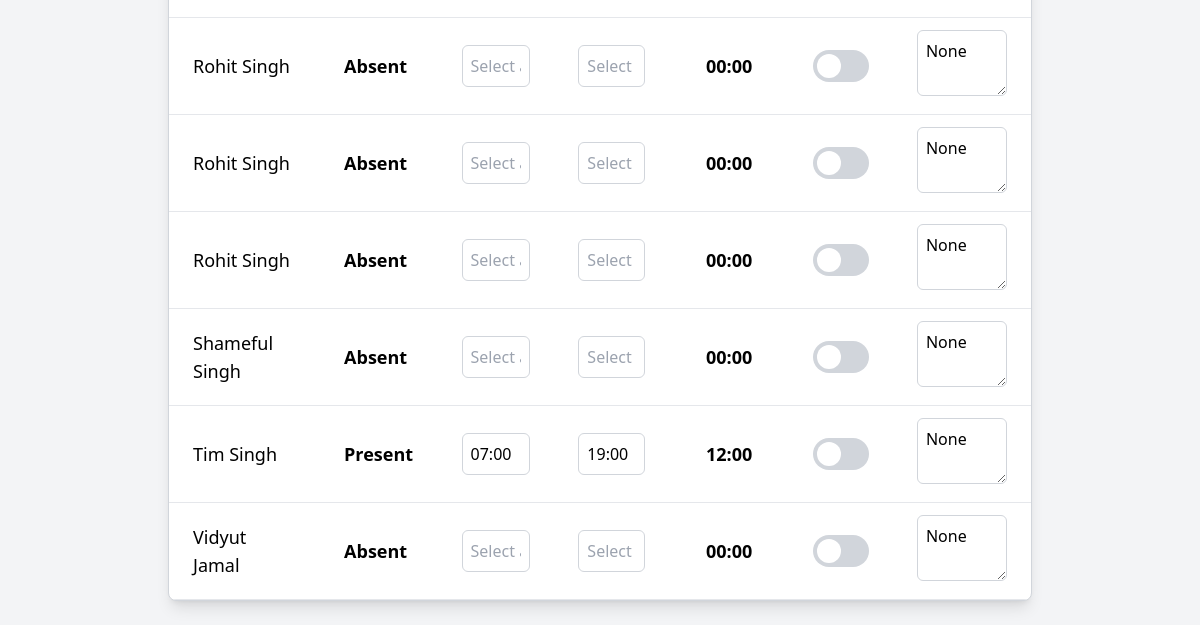
Page /attendance/ (signed in, lower part) on the earlier database version.
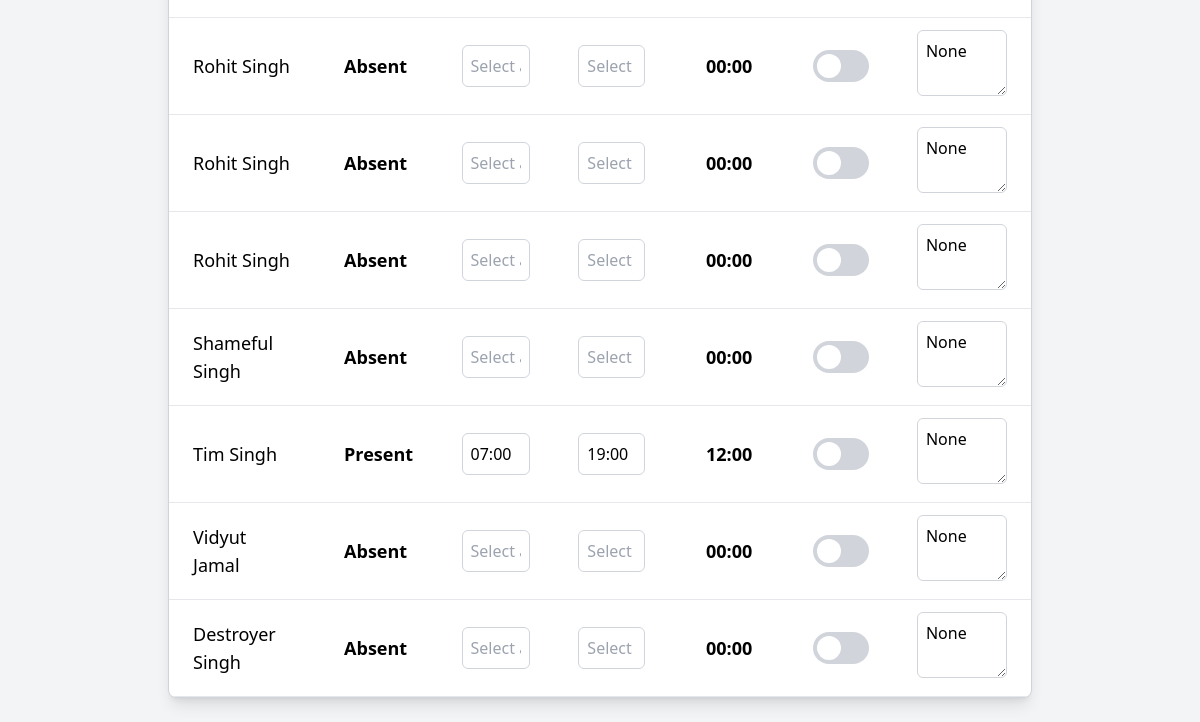
Same page on the later database version.
### students/models.py (models this page shows, shortened)
class StudentProfile(models.Model):
    SHIFT_CHOICES = [
        ('Weekdays', 'Weekdays'),
        ('Weekends', 'Weekends'),
    ]
    WEEKDAYS_CHOICES = [
        ('Monday', 'Monday'),
        ('Tuesday', 'Tuesday'),
        ('Wednesday', 'Wednesday'),
        ('Thursday', 'Thursday'),
        ('Friday', 'Friday'),
    ]
    first_name = models.CharField(max_length=100)
    last_name = models.CharField(max_length=100)
    phone = models.CharField(max_length=15, default='')
    email = models.EmailField(unique=True)
    college_contact_person = models.EmailField(default='', blank=True)
    school = models.CharField(max_length=100)
    college = models.ForeignKey(College, on_delete=models.SET_NULL, null=True, blank=True)
    lchaim_training_completed = models.BooleanField(default=False)
    police_check = models.BooleanField(default=False)
    med_docs = models.BooleanField(default=False)
    hours_requested = models.IntegerField(null=True)
    hours_completed = models.PositiveIntegerField(default=0)
    shift_requested = models.CharField(max_length=10, choices=SHIFT_CHOICES)
    weekdays_selected = models.TextField(null=True, blank=True)
    assigned_shift = models.ForeignKey(Shift, on_delete=models.SET_NULL, null=True, blank=True, related_name="students")
    start_date = models.DateField(null=True)
    end_date = models.DateField(null=True)
    lchaim_orientation_date = models.ForeignKey(OrientationDate, on_delete=models.SET_NULL, null=True, blank=True)
    skills_book_completed = models.BooleanField(default=False)
    comments = models.TextField(blank=True, null=True)
    status = models.CharField(
        max_length=10,
        choices=[('Training', 'Training'), ('Graduated', 'Graduated')],
        default='Training'
    )

class VolunteerLog(models.Model):
    student = models.ForeignKey(StudentProfile, on_delete=models.CASCADE, related_name="volunteer_logs")
    date = models.DateField()
    shift = models.ForeignKey(Shift, on_delete=models.SET_NULL, null=True, blank=True)
    start_time = models.TimeField(null=True, blank=True)
    end_time = models.TimeField(null=True, blank=True)
    hours_worked = models.DecimalField(max_digits=5, decimal_places=2, null=True)
    status = models.CharField(max_length=10, choices=[('Present', 'Present'), ('Absent', 'Absent')], default='Absent')
    notes = models.TextField(blank=True, null=True)
    class Meta:
        ordering = ['date']

### students/views.py (the view)
    def wrap(request, *args, **kwargs):
        if not request.user.groups.filter(name='Admin').exists():
            return redirect('student_profile_list')
        return function(request, *args, **kwargs)

### students/views.py (called while the page is built)
def admin_required(function):
    def wrap(request, *args, **kwargs):
        if not request.user.groups.filter(name='Admin').exists():
            return redirect('student_profile_list')
        return function(request, *args, **kwargs)
    return wrap

### students/templates/attendance/attendance.html (shortened to what this page needs)
<!DOCTYPE html>
<html lang="en">
<head>
    <link href="https://cdn.jsdelivr.net/npm/tailwindcss@2.0.4/dist/tailwind.min.css" rel="stylesheet">
    <link rel="stylesheet" href="https://weareoutman.github.io/clockpicker/dist/jquery-clockpicker.min.css">
</head>
<body class="bg-gray-100 font-sans">
    {% include 'navbar.html' %}
    <div class="container mx-auto mt-16 px-6 lg:px-20 py-6">
        <div class="overflow-x-auto bg-white border border-gray-300 rounded-lg shadow-lg">
            <table class="w-full table-auto" id="attendance-table">
                <tbody>
                    {% for student_log in students %}
                    <tr class="border-b hover:bg-gray-50">
                        <td class="px-6 py-3 text-lg">{{ student_log.student.first_name }} {{ student_log.student.last_name }}</td>
                        <td class="px-6 py-3">
                            <span class="status-text text-lg font-semibold"
                                data-student-id="{{ student_log.student.id }}">
                                {{ student_log.log.status|default:'Present' }}
                            </span>
                        </td>
                        <td class="px-6 py-3">
                            <input type="text" name="time" class="from-time clockpicker w-full p-2 border border-gray-300 rounded-md"
                                data-student-id="{{ student_log.student.id }}" placeholder="Select a time"
                                value="{{ student_log.log.start_time|time:'H:i' }}" onchange="calculateAndSaveHours(this)">
                        </td>
                        <td class="px-6 py-3">
                            <input type="text" name="time" class="to-time clockpicker w-full p-2 border border-gray-300 rounded-md"
                                data-student-id="{{ student_log.student.id }}" placeholder="Select a time"
                                value="{{ student_log.log.end_time|time:'H:i' }}" onchange="calculateAndSaveHours(this)">
                        </td>
                        <td class="px-6 py-3 text-center">
                            <span class="hours-worked text-lg font-semibold"
                                data-student-id="{{ student_log.student.id }}">
                                {{ student_log.log.hours_worked|default:0 }}
                            </span>
                        </td>
                        <td class="px-6 py-3">
                            <label class="flex items-center cursor-pointer">
                                <div class="relative">
                                    <div class="block bg-gray-300 w-14 h-8 rounded-full transition-colors duration-300"></div>
                                    <div class="dot absolute left-1 top-1 bg-white w-6 h-6 rounded-full transition-transform duration-300"></div>
                                </div>
                            </label>
                        </td>
                        <td class="px-6 py-3">
                            <textarea name="notes" class="remarks-field w-full p-2 border border-gray-300 rounded-md"
                                data-student-id="{{ student_log.student.id }}"
                                oninput="saveAttendance(this)">{{ student_log.log.notes }}</textarea>
                        </td>
                    </tr>
                    {% endfor %}
                </tbody>
            </table>
        </div>
    </div>
</body>
</html>

Differences in the rows shown:
added StudentProfile: student.first_name "Destroyer", student.last_name "Singh", log.status "Absent", log.hours_worked "00:00", notes "None"
